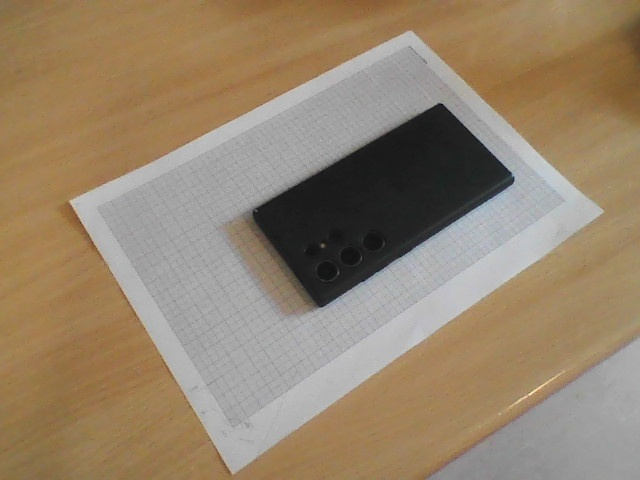
#> input picture lv1/images/image4.jpg, 640 x 480 px, given in place of the camera
$ python maderic_1.py
#> lines starting #> are read from the running program, lines starting #| are printed output that depends on the picture
import cv2 as cv
import numpy as np
import matplotlib.pyplot as plt
import json
from utils import draw_hough_lines, shrink_polygon, estimate_line_strength, dbscan_edges

cap = cv.VideoCapture(0)

# Check if the webcam is opened correctly
if not cap.isOpened():
    raise IOError("Cannot open webcam")


# take image of paper
while True:
    c = cv.waitKey(15)
#> (key Esc is pressed here)

    ret, frame = cap.read()
#> frame is the input picture: shape (480, 640, 3); mean B, G, R 108.4, 131.8, 149.7
    cv.imshow('Input', frame)
    image_size = frame.size
#> image_size = 921600

    if c == ord('c'):
        cv.imwrite('./images/image.jpg', frame)

    if c == 27: # escape
        break
cv.destroyAllWindows()


# user selects paper corners
points = []
max_points = 4
image = None

# Mouse callback function to handle point selection
def select_point(event, x, y, flags, param):
    global points, image

    if event == cv.EVENT_LBUTTONDOWN:
        if len(points) < max_points:
            points.append((x, y))
            # Draw circle at the selected point
            cv.circle(image, (x, y), 2, (0, 0, 255), -1)
            cv.imshow('Select Points', image)
            print(f"Point {len(points)} selected: ({x}, {y})")

            if len(points) == max_points:
                print("All 4 points selected")

original_image = cv.imread('./images/image1.jpg')
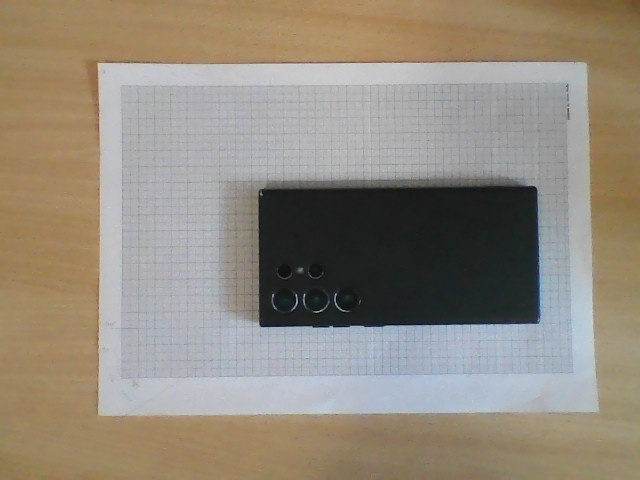
#> input picture lv1/images/image1.jpg, 640 x 480 px
#> original_image is the input picture: shape (480, 640, 3); mean B, G, R 124.9, 138.1, 147
image = original_image.copy()
with open('camera_params.json', 'r') as f:
#> (reads lv1/camera_params.json from the repository)
        data = json.load(f)

# undistort
image = cv.undistort(image, np.array(data["camera_matrix"]), np.array(data["dist_coeffs"]), None)
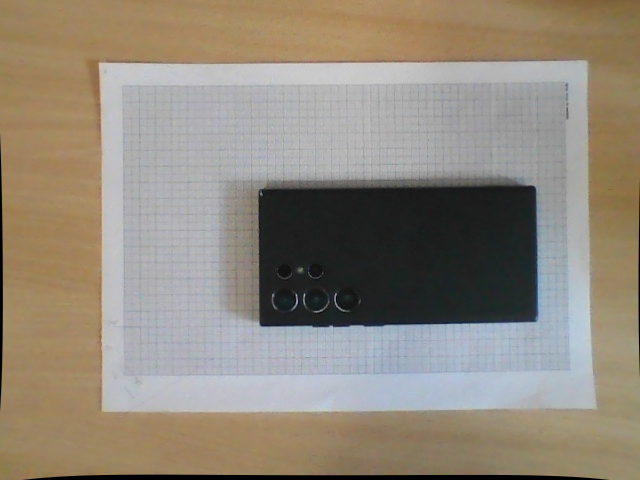
#> image: shape (480, 640, 3); mean B, G, R 123.3, 136.5, 145.4

# Create window and set mouse callback
cv.namedWindow('Select Points', cv.WINDOW_NORMAL)
cv.resizeWindow('Select Points', 640, 480)
cv.setMouseCallback('Select Points', select_point)
cv.imshow('Select Points', image)

# wait until max_points selected on the image
while len(points) < max_points:
    key = cv.waitKey(10)
#> (key Esc is pressed here)
    if key == 27:  # escape
        break
cv.destroyAllWindows()

# remove everything outside of selected paper points
mask = np.zeros(image.shape[:2], dtype=np.uint8)
#> (the run stopped early here; a loop or call above may not have finished)
